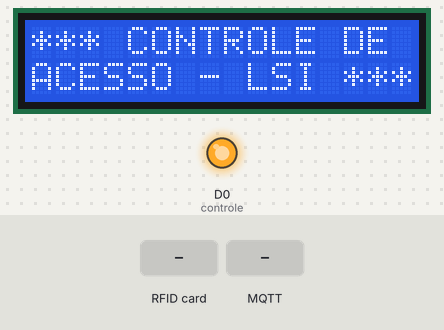
This sketch was run on a simulated ESP8266 (NodeMCU). On the bench: 16×2 character LCD, output pins drawn as LEDs (lit = HIGH). The inputs (shaded band) are chosen by the test bench. WiFi joins after 1.5 s; servers stay silent unless stated; no MQTT or app messages arrive unless stated; what the sketch prints to the serial monitor is not drawn.

Above: at 2.9 s.
3.0 s: RFID card 5E 7A 19 C4 held to the reader
At 4.6 s:
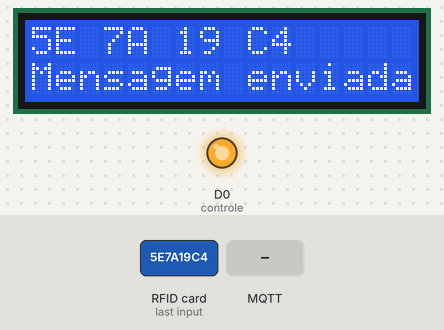
7.0 s: MQTT message "5" arrives on the first subscribed topic
At 8.6 s:
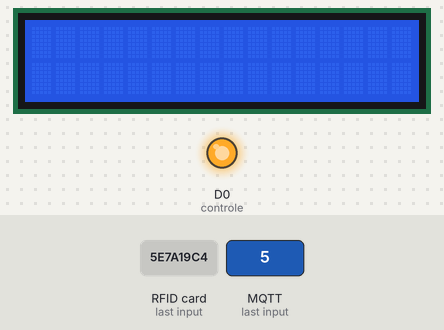
11.0 s: MQTT message "90" arrives on the first subscribed topic
15.0 s: MQTT message "200" arrives on the first subscribed topic
Timing chart, 0 to 18.0 s (numbered marks = the images above; inputs shaded):
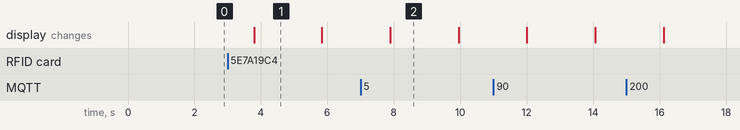

Measured:
- after the input at 3.0 s, the display: changes after 0.80 s (image 1)
- after the input at 7.0 s, the display: changes after 0.89 s (image 2)
- what the display in image 1 shows lasts 2.0 s, from 3.8 s to 5.8 s
- what the display in image 2 shows lasts 2.0 s, from 7.9 s to 9.9 s

The sketch:

sw-objeto-inteligente.ino
```cpp
// --- JSON ---
#include <ArduinoJson.h>

// --- RELÉ ---
#define controle D0

// --- LCD ---
#include <Wire.h>
#include <LiquidCrystal_I2C.h>

LiquidCrystal_I2C lcd(0x27,16,2);   // Cria instância de LiquidCrystal_I2C

// --- WIFI ---
#include<ESP8266WiFi.h>
const char* ssid = "SUA_REDE";
const char* password = "SUA_SENHA";

WiFiClient nodeMCUClient;           // Cria instância de WiFiClient

// --- MQTT ---
#include <PubSubClient.h>
const char* mqttBroker = "m12.cloudmqtt.com";
unsigned int port = 19729;
const char* mqttClientID = "ESP8266Client";
const char* mqtt_user = "qxqwnxyw";
const char* mqtt_password = "ktJEqMyhPOVx";

PubSubClient client(nodeMCUClient); // Cria instância de PubSubClient

// --- RFID ---
#include <SPI.h>
#include <MFRC522.h>
#define SS_PIN D4
#define RST_PIN D3

MFRC522 mfrc522(SS_PIN, RST_PIN);   // Cria instância de MFRC522

// --- DEFINICAO DE TOPICOS DE CONTROLE ---
const char* topicoEntrada = "topicoEntrada/A21/#";                            // Tópico para recebimento de msg do servidor mqtt (subscriber)
const char* associarTagUser = "topicoEntrada/A21/associarTagUser";            // Aplicação - Protótipo (abre conexao para associar tag user)
const char* associarTagMaster = "topicoEntrada/A21/associarTagMaster";        // Aplicação - Protótipo (abre conexao para associar tag master)
const char* confirmarAgendamento = "topicoEntrada/A21/confirmarAgendamento";  // Aplicação - Protótipo (confirma agendamento para abrir sala)

const char* salvarTagUser = "topicoSaida/A21/salvarTagUser";                  // Responde a solicitação com o codigo da tag a ser associada
const char* salvarTagMaster = "topicoSaida/A21/salvarTagMaster";              // Responde a solicitação com o codigo da tag a ser associada
const char* validarAgendamento = "topicoSaida/A21/validarAgendamento";        // Solicita validação de agendamento de Tag lida

/*  flag para cadastro de Tag User/Master */
int get_card = 0;

// --- FUNÇÃO DE PREPARAÇÃO DO PROTÓTIPO ---
void setup() {
  WiFi.mode(WIFI_STA);

  /* RELE - inicializa pinos de saida */
  pinMode(controle, OUTPUT);
  digitalWrite(controle, HIGH);

  /* LCD - Inicializa o display LCD */
  lcd.init();
  lcd.backlight();
  lcdpattern();

  /* MQTT - Define parâmetros para conexão ao MQTT Broker */
  Serial.begin(115200);
  WiFiConnect();
  client.setServer(mqttBroker, port);
  client.setCallback(callback);
  reconnect();

  /* RFID - Inicializa módulo RFID */
  SPI.begin();
  mfrc522.PCD_Init();
}

// --- FUNÇÃO DE MSG PADRÃO DO DISPLAY LCD ---
void lcdpattern(){
  lcd.setCursor(0,0);
  lcd.print("*** CONTROLE DE ");
  lcd.setCursor(0,1);
  lcd.print("ACESSO - LSI ***");
}

// --- FUNÇÃO DE CONEXÃO À REDE WIFI ---
void WiFiConnect(){
  delay(10);
  Serial.println();
  Serial.print("Conectando-se à rede: ");
  Serial.println(ssid);
  WiFi.begin(ssid,password);

  while(WiFi.status() != WL_CONNECTED){
    delay(500);
    Serial.println(".");
  }

  Serial.print("Conectado à rede: ");
  Serial.println(ssid);
  Serial.println();
}

// --- FUNÇÃO DE RECONEXÃO AO MQTT BROKER ---
void reconnect(){

  while (!client.connected()) {
    Serial.print("Tentando conectar-se ao MQTT Broker... ");
      if (client.connect(mqttClientID, mqtt_user, mqtt_password)) {
        Serial.println("Conectado ao MQTT Broker");

        // Função para inscrição em um tópico
        client.subscribe(topicoEntrada,1);

      } else {
        Serial.print("Falha na conexão, rc= ");
        Serial.print(client.state());
        Serial.println("Nova tentativa em 5s.");
        delay(5000);
      }
  }
  Serial.println();
}

// --- FUNÇÃO LEITURA DE TAGS E PUBLICAÇÃO DE INFORMAÇÕES ---
void ReadTagAndPublishInfo(const char* topicoSaida, const char* msgInfo){
  // Busca novas Tags
  if ( ! mfrc522.PICC_IsNewCardPresent())
  {
    return;
  }
  // Seleciona uma das Tags lidas
  if ( ! mfrc522.PICC_ReadCardSerial())
  {
    return;
  }

  // Define string para UID da Tag
  Serial.println();
  Serial.println();
  Serial.print("Tag lida:");
  String tagInfo= "";
  for (byte i = 0; i < mfrc522.uid.size; i++)
  {
     Serial.print(mfrc522.uid.uidByte[i] < 0x10 ? " 0" : " ");
     Serial.print(mfrc522.uid.uidByte[i], HEX);
     tagInfo.concat(String(mfrc522.uid.uidByte[i] < 0x10 ? " 0" : " "));
     tagInfo.concat(String(mfrc522.uid.uidByte[i], HEX));
  }
  tagInfo.toUpperCase();

  Serial.println();
  Serial.println();

  //print no display
  lcd.clear();
  lcd.setCursor(0,0);
  lcd.print(tagInfo.substring(1));

  // Define objeto Json para envio
  DynamicJsonBuffer jBuffer;
  JsonObject& root = jBuffer.createObject();
  root["Tag"] = tagInfo.substring(1);

  if(topicoSaida == salvarTagUser){
    root["Email"] = msgInfo;
  }

  if(topicoSaida == salvarTagMaster){
    root["Email"] = msgInfo;
  }

  char JSONmessageBuffer[100];
  root.printTo(JSONmessageBuffer, sizeof(JSONmessageBuffer));
  Serial.print("Mensagem enviada [");
  Serial.print(topicoSaida);
  Serial.print("], ");
  Serial.println(JSONmessageBuffer);
  Serial.println();

  // Função para envio de informação
  if (client.publish(topicoSaida, JSONmessageBuffer) == true) {
    Serial.println("Mensagem enviada com sucesso.");
    lcd.setCursor(0,1);
    lcd.print("Mensagem enviada");
    get_card = 1;
  } else {
    Serial.println("Erro no envio da mensagem.");
    lcd.setCursor(0,1);
    lcd.print("Erro no envio");
    get_card = 1;
  }

  Serial.println();
  Serial.println("-------------");
}


// --- FUNÇÃO PARA TRATAMENTO DE MENSAGENS RECEBIDAS DO MQTT BROKER ---
void callback(char* topic, byte* payload, unsigned int length) {

  lcd.clear();
  Serial.print("Mensagem recebida [");
  Serial.print(topic);
  Serial.print("], ");


  /*Função associar Tag de Usuários*/
  if(String(topic) == associarTagUser){
    String message;
    for (int i = 0; i < length; i++) {
      char c = (char)payload[i];
      message += c;
    }
    Serial.print(String(message));

    // Deserializa objeto Json
    DynamicJsonBuffer jBuffer;
    JsonObject& msg_User = jBuffer.parseObject(String(message));

    lcd.setCursor(0,1);
    lcd.print("Aguardando Tag..");

    get_card = 0;

    while(get_card < 1){
      ReadTagAndPublishInfo(salvarTagUser,msg_User["Email"].asString());
      delay(1);
    }
  }

  /*Função associar Tag Master*/
  if(String(topic) == associarTagMaster){
    String message;
    for (int i = 0; i < length; i++) {
      char c = (char)payload[i];
      message += c;
    }
    Serial.print(String(message));

    // Deserializa objeto Json
    DynamicJsonBuffer jBuffer;
    JsonObject& msg_Master = jBuffer.parseObject(String(message));

    lcd.setCursor(0,1);
    lcd.print("Aguardando Tag..");

    get_card = 0;

    while(get_card < 1){
      ReadTagAndPublishInfo(salvarTagMaster,msg_Master["Email"].asString());
      delay(1);
    }
  }

  /*Função de confirmação de agendamento*/
  if(String(topic) == confirmarAgendamento){
    String message;
    for (int i = 0; i < length; i++) {
      char c = (char)payload[i];
      message += c;
    }
    Serial.print(String(message));

    // Deserializa objeto Json
    DynamicJsonBuffer jBuffer;
    JsonObject& msg_Validacao = jBuffer.parseObject(String(message));

    //Variaveis extraídas da mensagem json
    String funcionario = msg_Validacao["funcionario"].asString();
    String delta = msg_Validacao["deltaT"].asString();

    if(funcionario != ""){
      digitalWrite(controle, LOW);
      lcd.setCursor(0,0);
      lcd.print(funcionario);
      lcd.setCursor(0,1);
      lcd.print("Acesso Concedido");
      delay(delta.toInt());
      digitalWrite(controle, HIGH);
    }else{
      lcd.setCursor(0,0);
      lcd.print("Tag Invalida");
      lcd.setCursor(0,1);
      lcd.print("Acesso Negado");
      delay(2000);
    }

  }

  Serial.println("-------------");
}

// --- FUNÇÃO PRINCIPAL ---
void loop(){
  /*MQTT*/
  if (!client.connected()) {
    reconnect();
  }

  client.loop();

  ReadTagAndPublishInfo(validarAgendamento, NULL);

  // Função para inscrição em um tópico
  client.subscribe(topicoEntrada);
  delay(2000);

  lcdpattern();
}
```
